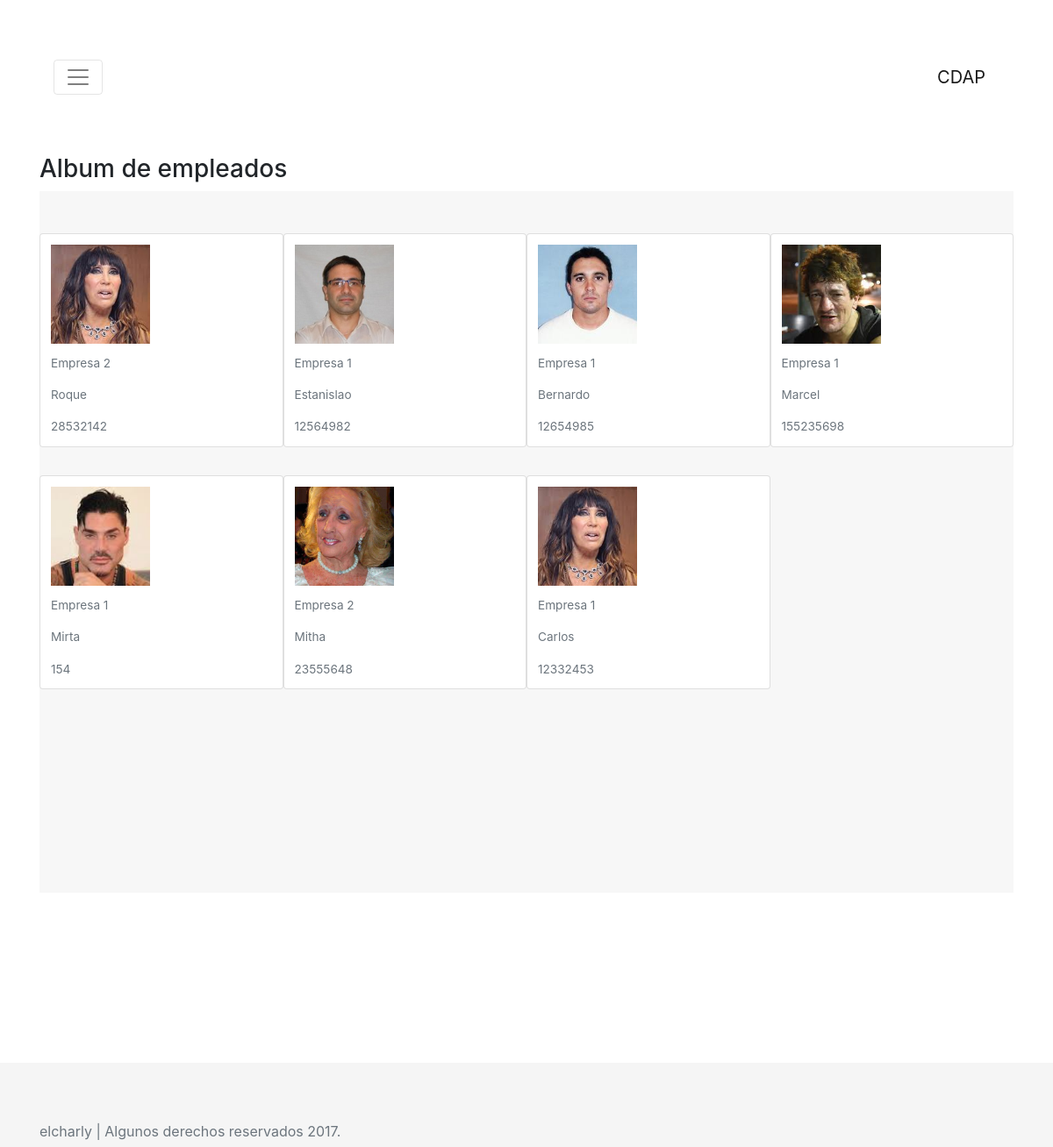
Page /cdap/ on the earlier database version.
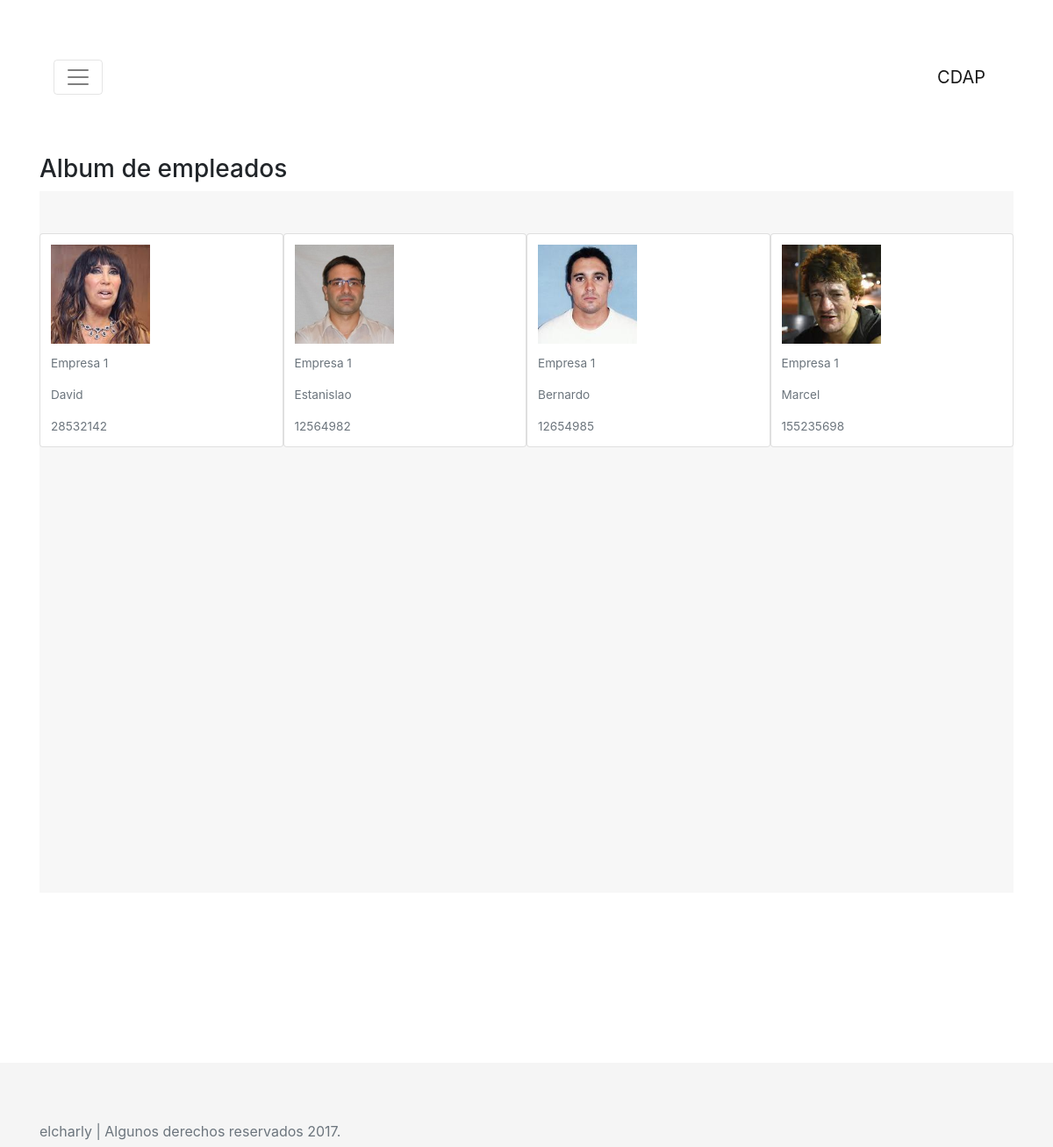
Same page on the later database version.
### cdap/models.py (models this page shows, shortened)
class Persona(models.Model):
    nombre= models.CharField(max_length=50)
    apellido= models.CharField(max_length=70)
    documento= models.CharField(max_length=10)
    foto= models.ImageField(upload_to="personas/archivo/%Y/%m/%d", null=True, blank=True)
    fecha_alta= models.DateField(auto_now_add=True)
    fecha_ultima_mod= models.DateField(auto_now=True)
    activo= models.BooleanField()
    empresa= models.ForeignKey(Empresa, null=True, blank=True, on_delete=models.CASCADE)

class Empresa(models.Model):
    nombre= models.CharField(max_length=50)
    direccion= models.TextField()
    telefono= models.CharField(max_length=12)
    responsable= models.CharField(max_length=120)
    email= models.EmailField()
    fecha_alta= models.DateTimeField(auto_now_add=True) # Esto es para que se agregue sola y no se modifique
    fecha_ultima_mod= models.DateField(auto_now=True) # Esto es para que se agregue sola
    comentario= models.TextField()
    activo= models.BooleanField()
    locacion= models.ManyToManyField(Locacion)
    def __str__(self):
        return self.nombre

### cdap/views.py (the view)
def persona_album(request):
    persona = Persona.objects.all()
    contexto = {'personas':persona}
    return render(request, 'persona_album.html', contexto)

### cdap/templates/persona_album.html (shortened to what this page needs)
{% extends 'base.html'%}
{% load static %}
{% block content %}
<h3>Album de empleados</h3>
{% if personas %}
<div class="album text-muted">
      <div class="container">
        <div class="row">
          {% for persona in personas %}
          <div class="card">
            <img id="foto4x4" src="{% url 'media-dl' persona.foto %}" alt="Card image cap">
            <p class="card-text">{{ persona.empresa }}</p>
            <p class="card-text">{{ persona.nombre }}</p>
            <p class="card-text">{{ persona.documento }}</p>
          </div>
          {% endfor %}
        </div>
      </div>
</div>
{% else %}
<p>No hay ningun empleado listado.</p>
{% endif %}
{% endblock %}

Differences in the rows shown:
removed Persona: foto (picture), empresa "Empresa 1", nombre "Mirta", documento "154"
removed Persona: foto (picture), empresa "Empresa 2", nombre "Mitha", documento "23555648"
removed Persona: foto (picture), empresa "Empresa 1", nombre "Carlos", documento "12332453"
changed Persona: empresa "Empresa 2" → "Empresa 1"; nombre "Roque" → "David"
